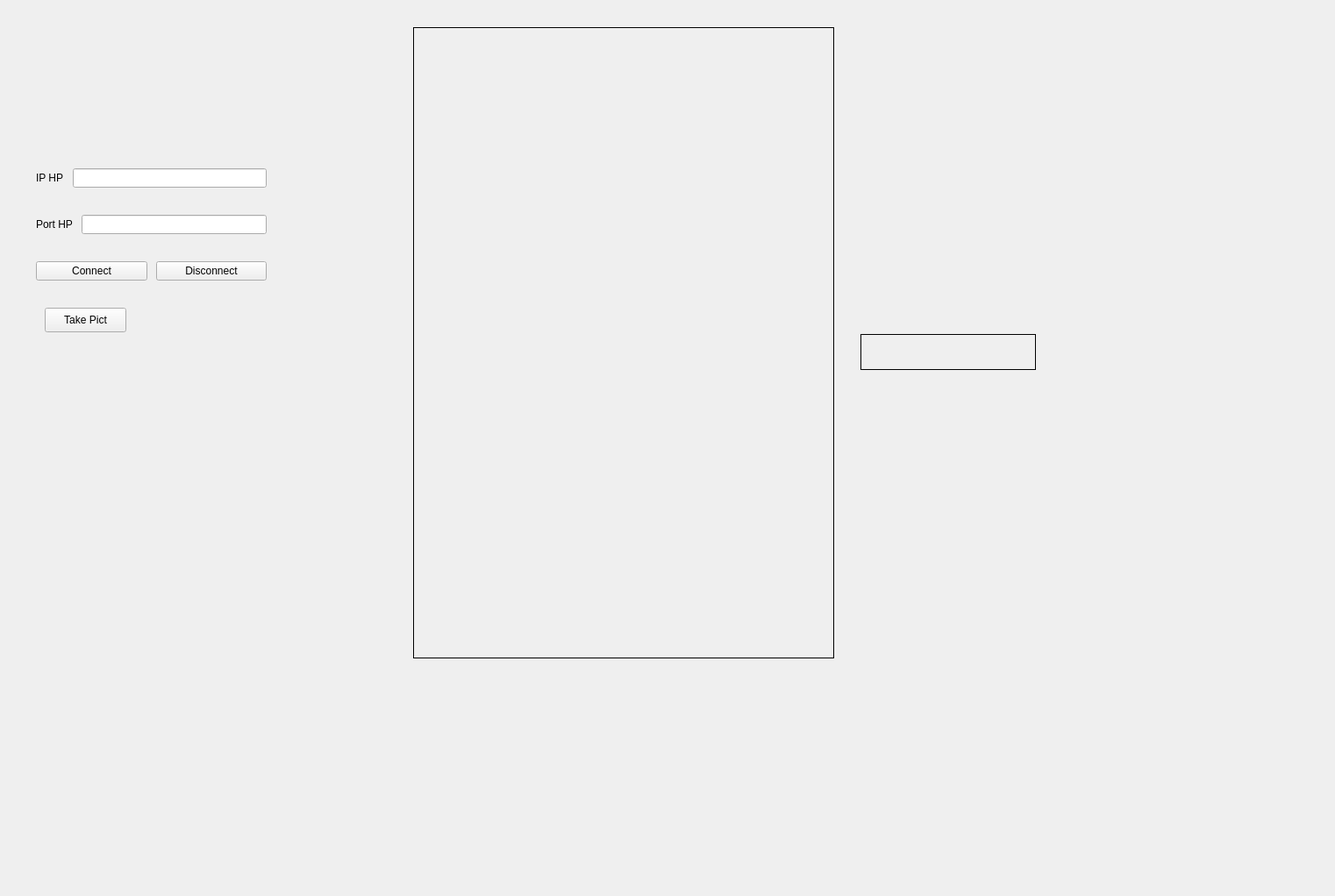
          <widget class="QWidget" name="scrollAreaWidgetContents_4">
           <property name="geometry">
            <rect>
             <x>0</x>
             <y>0</y>
             <width>1518</width>
             <height>1018</height>
            </rect>
           </property>
           <layout class="QGridLayout" name="gridLayout_7">
            <item row="0" column="0">
             <widget class="QWidget" name="widget_3" native="true">
              <property name="minimumSize">
               <size>
                <width>1500</width>
                <height>1000</height>
               </size>
              </property>
              <property name="maximumSize">
               <size>
                <width>1500</width>
                <height>1000</height>
               </size>
              </property>
              <widget class="QPushButton" name="pushButtonTakePict">
               <property name="geometry">
                <rect>
                 <x>40</x>
                 <y>340</y>
                 <width>93</width>
                 <height>28</height>
                </rect>
               </property>
               <property name="text">
                <string>Take Pict</string>
               </property>
              </widget>
              <widget class="QLabel" name="labelPrediction">
               <property name="geometry">
                <rect>
                 <x>970</x>
                 <y>370</y>
                 <width>200</width>
                 <height>41</height>
                </rect>
               </property>
               <property name="minimumSize">
                <size>
                 <width>200</width>
                 <height>0</height>
                </size>
               </property>
               <property name="frameShape">
                <enum>QFrame::Box</enum>
               </property>
               <property name="text">
                <string/>
               </property>
              </widget>
              <widget class="QWidget" name="layoutWidget">
               <property name="geometry">
                <rect>
                 <x>30</x>
                 <y>160</y>
                 <width>263</width>
                 <height>171</height>
                </rect>
               </property>
               <layout class="QVBoxLayout" name="verticalLayout_22">
                <property name="spacing">
                 <number>10</number>
                </property>
                <item>
                 <layout class="QHBoxLayout" name="horizontalLayout_52">
                  <item>
                   <widget class="QLabel" name="label_50">
                    <property name="text">
                     <string>IP HP</string>
                    </property>
                   </widget>
                  </item>
                  <item>
                   <widget class="QLineEdit" name="ipHP">
                    <property name="minimumSize">
                     <size>
                      <width>200</width>
                      <height>0</height>
                     </size>
                    </property>
                   </widget>
                  </item>
                 </layout>
                </item>
                <item>
                 <layout class="QHBoxLayout" name="horizontalLayout_51">
                  <item>
                   <widget class="QLabel" name="label_51">
                    <property name="text">
                     <string>Port HP</string>
                    </property>
                   </widget>
                  </item>
                  <item>
                   <widget class="QLineEdit" name="portHP">
                    <property name="minimumSize">
                     <size>
                      <width>200</width>
                      <height>0</height>
                     </size>
                    </property>
                   </widget>
                  </item>
                 </layout>
                </item>
                <item>
                 <layout class="QHBoxLayout" name="horizontalLayout_50">
                  <item>
                   <widget class="QPushButton" name="buttonConnectDrone">
                    <property name="minimumSize">
                     <size>
                      <width>100</width>
                      <height>0</height>
                     </size>
                    </property>
                    <property name="text">
                     <string>Connect</string>
                    </property>
                   </widget>
                  </item>
                  <item>
                   <widget class="QPushButton" name="buttonDisconnectDrone">
                    <property name="minimumSize">
                     <size>
                      <width>100</width>
                      <height>0</height>
                     </size>
                    </property>
                    <property name="text">
                     <string>Disconnect</string>
                    </property>
                   </widget>
                  </item>
                 </layout>
                </item>
               </layout>
              </widget>
              <widget class="QLabel" name="imgDrone">
               <property name="geometry">
                <rect>
                 <x>460</x>
                 <y>20</y>
                 <width>480</width>
                 <height>720</height>
                </rect>
               </property>
               <property name="minimumSize">
                <size>
                 <width>480</width>
                 <height>720</height>
                </size>
               </property>
               <property name="maximumSize">
                <size>
                 <width>480</width>
                 <height>720</height>
                </size>
               </property>
               <property name="baseSize">
                <size>
                 <width>480</width>
                 <height>720</height>
                </size>
               </property>
               <property name="frameShape">
                <enum>QFrame::Box</enum>
               </property>
               <property name="text">
                <string/>
               </property>
              </widget>
             </widget>
            </item>
           </layout>
          </widget>
